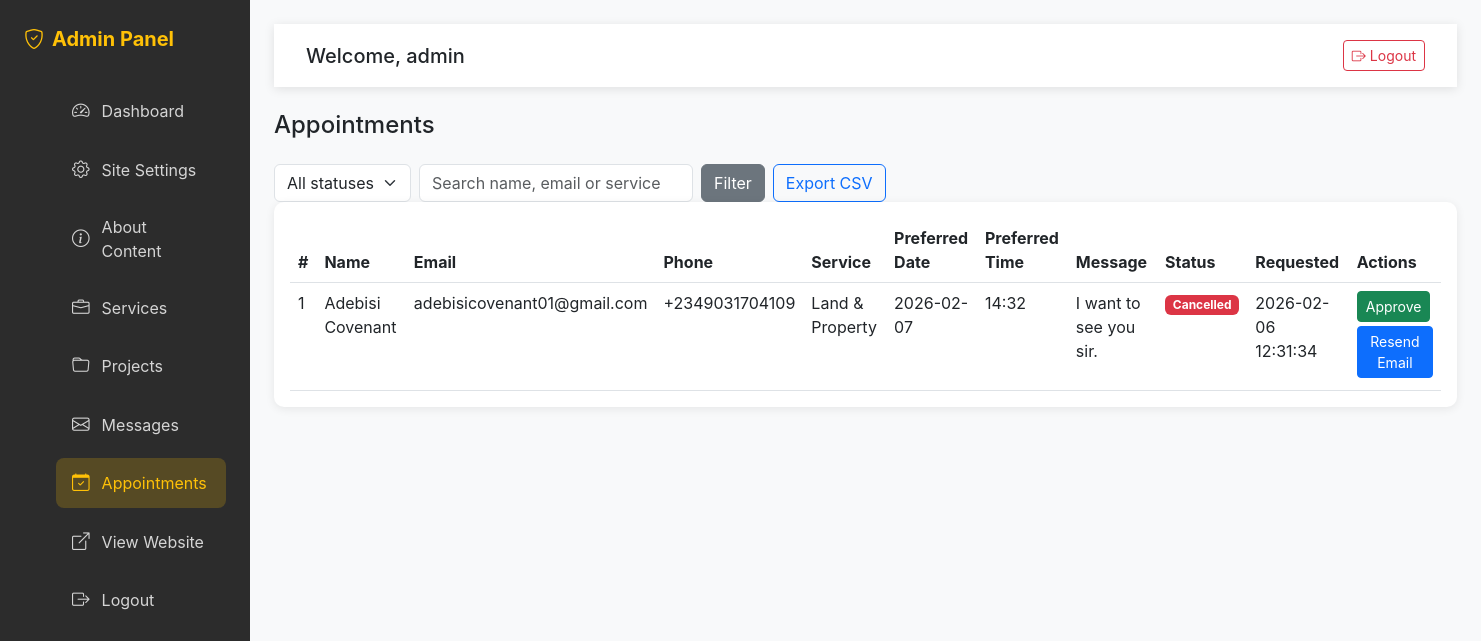
The app's page /admin/appointments.php (signed in) with its own data.
### tables this page shows
CREATE TABLE `appointments` (
  `id` int NOT NULL,
  `full_name` varchar(255) NOT NULL,
  `email` varchar(255) NOT NULL,
  `phone` varchar(50) DEFAULT NULL,
  `service` varchar(150) DEFAULT NULL,
  `preferred_date` date DEFAULT NULL,
  `preferred_time` varchar(50) DEFAULT NULL,
  `message` text,
  `status` enum('pending','confirmed','cancelled') DEFAULT 'pending',
  `created_at` timestamp NOT NULL DEFAULT CURRENT_TIMESTAMP
);

### admin/appointments.php (the view, shortened to what this page needs)
<?php
require_once '../config/database.php';
$q = isset($_GET['q']) ? trim($_GET['q']) : '';
$page = max(1, intval($_GET['page'] ?? 1));
$perPage = 15;
$offset = ($page - 1) * $perPage;
$where = "1=1";
$result = $conn->query("SELECT * FROM appointments WHERE $where ORDER BY created_at DESC LIMIT $offset, $perPage");
?>
<!DOCTYPE html>
<html lang="en">
<head>
    <link href="https://cdn.jsdelivr.net/npm/bootstrap@5.3.0/dist/css/bootstrap.min.css" rel="stylesheet">
    <link rel="stylesheet" href="https://cdn.jsdelivr.net/npm/bootstrap-icons@1.10.0/font/bootstrap-icons.css">
    <link rel="stylesheet" href="admin-style.css">
</head>
<body>
    <div class="admin-layout d-flex">
        <?php include 'includes/sidebar.php'; ?>
        <div class="main-content flex-grow-1 p-4">
            <?php include 'includes/topbar.php'; ?>
            <div class="mt-4">
                <h4>Appointments</h4>
                <form method="GET" class="row g-2 align-items-center mt-3">
                    <div class="col-auto">
                        <select name="status" class="form-select">
                            <option value="">All statuses</option>
                        </select>
                    </div>
                    <div class="col-auto">
                        <input type="search" name="q" class="form-control" placeholder="Search name, email or service" value="<?php echo htmlspecialchars($q); ?>">
                    </div>
                    <div class="col-auto">
                        <button class="btn btn-secondary">Filter</button>
                    </div>
                    <div class="col-auto">
                        <a href="?<?php echo http_build_query(array_merge($_GET, ['export'=>'csv'])); ?>" class="btn btn-outline-primary">Export CSV</a>
                    </div>
                </form>
                <div class="card">
                    <div class="card-body">
                        <div class="table-responsive">
                            <table class="table">
                                <thead>
                                    <tr>
                                        <th>#</th>
                                        <th>Name</th>
                                        <th>Email</th>
                                        <th>Phone</th>
                                        <th>Service</th>
                                        <th>Preferred Date</th>
                                        <th>Preferred Time</th>
                                        <th>Message</th>
                                        <th>Status</th>
                                        <th>Requested</th>
                                        <th>Actions</th>
                                    </tr>
                                </thead>
                                <tbody>
                                <?php if ($result && $result->num_rows > 0): ?>
                                    <?php while ($row = $result->fetch_assoc()): ?>
                                        <tr>
                                            <td><?php echo $row['id']; ?></td>
                                            <td><?php echo htmlspecialchars($row['full_name']); ?></td>
                                            <td><?php echo htmlspecialchars($row['email']); ?></td>
                                            <td><?php echo htmlspecialchars($row['phone']); ?></td>
                                            <td><?php echo htmlspecialchars($row['service']); ?></td>
                                            <td><?php echo htmlspecialchars($row['preferred_date']); ?></td>
                                            <td><?php echo htmlspecialchars($row['preferred_time']); ?></td>
                                            <td style="max-width:200px;white-space:pre-wrap;"><?php echo htmlspecialchars($row['message']); ?></td>
                                            <td>
                                                <?php if ($row['status'] === 'pending'): ?>
                                                    <span class="badge bg-secondary">Pending</span>
                                                <?php elseif ($row['status'] === 'confirmed'): ?>
                                                    <span class="badge bg-success">Confirmed</span>
                                                <?php elseif ($row['status'] === 'cancelled'): ?>
                                                    <span class="badge bg-danger">Cancelled</span>
                                                <?php else: ?>
                                                    <span class="badge bg-light text-dark"><?php echo htmlspecialchars($row['status']); ?></span>
                                                <?php endif; ?>
                                            </td>
                                            <td><?php echo htmlspecialchars($row['created_at']); ?></td>
                                            <td>
                                                <form method="POST" style="display:inline-block;">
                                                    <?php if ($row['status'] !== 'confirmed'): ?>
                                                        <button type="submit" name="action" value="approve" class="btn btn-sm btn-success mb-1">Approve</button>
                                                    <?php endif; ?>
                                                    <button type="submit" name="resend_id" value="<?php echo $row['id']; ?>" class="btn btn-sm btn-primary mb-1">Resend Email</button>
                                                </form>
                                            </td>
                                        </tr>
                                    <?php endwhile; ?>
                                <?php else: ?>
                                    <tr>
                                        <td colspan="11" class="text-center">No appointments found.</td>
                                    </tr>
                                <?php endif; ?>
                                </tbody>
                            </table>
                        </div>
                    </div>
                </div>
            </div>
        </div>
    </div>
</body>
</html>

### admin/admin-style.css (style rules this page uses)
* { margin: 0; padding: 0; box-sizing: border-box; }
body { font-family: 'Inter', sans-serif; background-color: #f8f9fa; }
.main-content { margin-left: 250px; min-height: 100vh; }
.card { background: white; border-radius: 10px; box-shadow: 0 2px 10px rgba(0,0,0,0.08); border: none; }
.table { margin-bottom: 0; }

### records on screen
appointments: id "1", full_name "Adebisi Covenant", email "adebisicovenant01@gmail.com", phone "+2349031704109", service "Land & Property", preferred_date "2026-02-07", preferred_time "14:32", message "I want to see you sir.", status "Cancelled", created_at "2026-02-06 12:31:34"

### other values on screen
$_SESSION['admin_username'] "admin"
